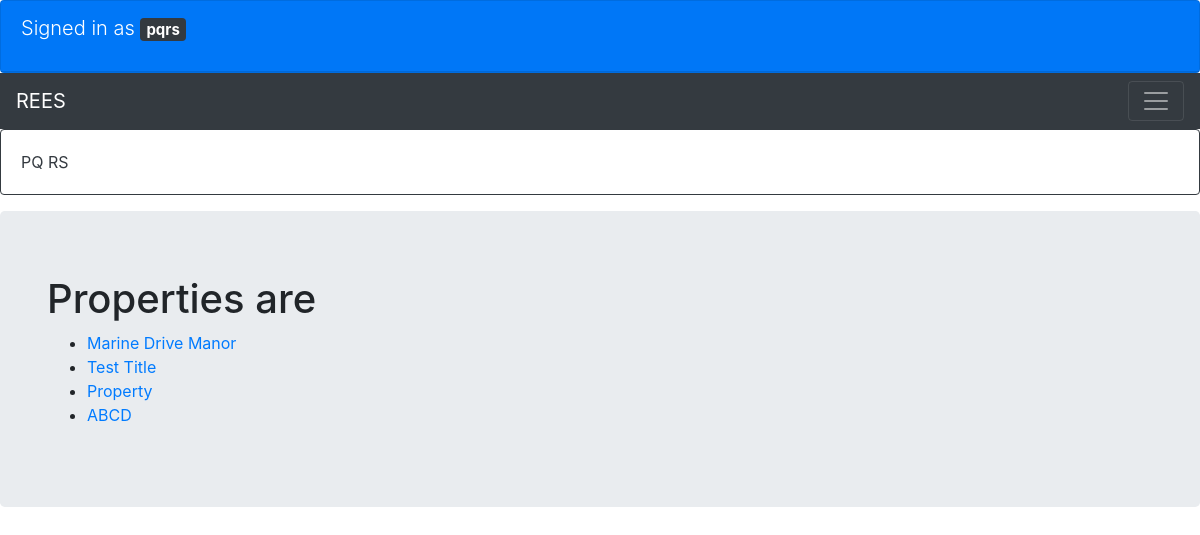
Page /buy/dashboard/ (signed in) on the earlier database version.
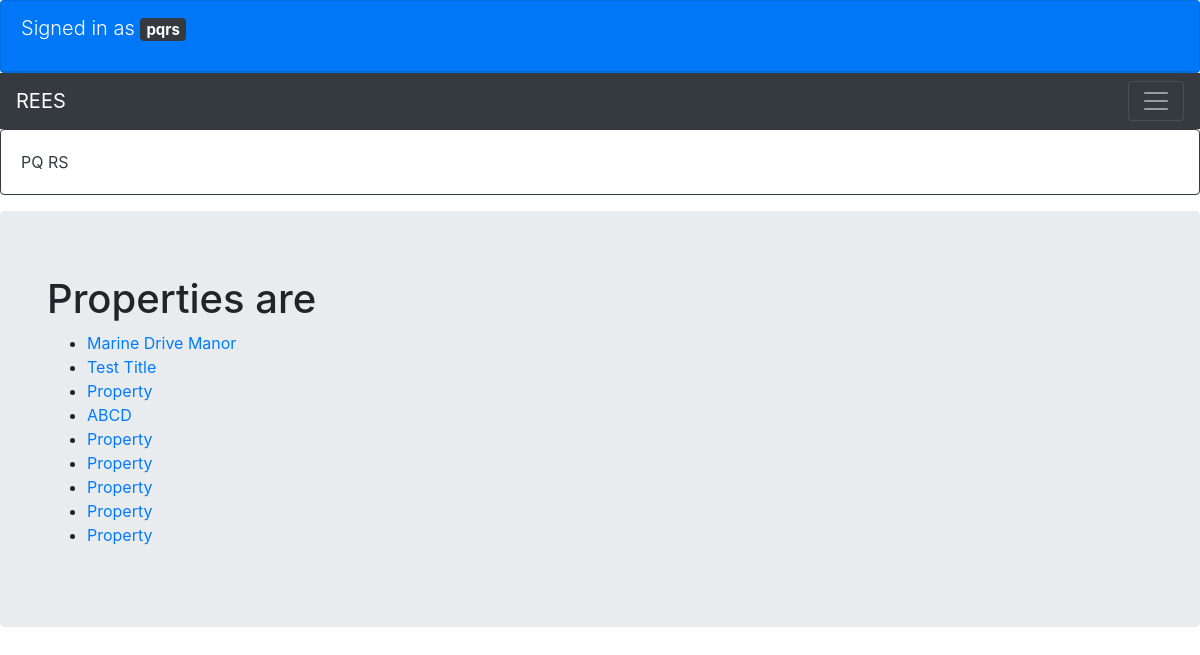
Same page on the later database version.
### ecommerce/models.py (models this page shows, shortened)
class CustomUser(AbstractUser):
    phone_regex = RegexValidator(regex=r'^\+?1?\d{10,15}$',
                                 message="Phone number must be entered in the format: '+999999999'. Up to 15 digits allowed.")
    contact = models.CharField(validators=[phone_regex], max_length=17, blank=True)
    type = models.CharField(max_length=100, choices=USER_TYPE_CHOICES)

class Properties(models.Model):
    property_title = models.CharField(max_length=10000)
    buy_rent = models.CharField(max_length=10000, choices=POST_CHOICES)
    locality = models.CharField(max_length=10000)
    property_type = models.CharField(max_length=10000, choices=PROPERTY_TYPE_CHOICES)
    price = models.IntegerField()
    BHK = models.CharField(null=True, max_length=10000,
                           choices=BHK_CHOICES)
    construction_status = models.CharField(max_length=100, choices=CONSTRUCTION_STATUS_CHOICES)
    area = models.IntegerField()
    address = models.CharField(max_length=10000)
    description = models.CharField(null=True, max_length=10000)
    user = models.ForeignKey(CustomUser, on_delete=models.CASCADE)
    post_date_time = models.DateTimeField(auto_now=True)
    def __str__(self):
        return self.property_title

### ecommerce/views.py (the view)
def dashboard(request):
    properties = Properties.objects.all()
    return render(request, 'ecommerce/dashboard.html', {'properties': properties})

### ecommerce/templates/ecommerce/dashboard.html (shortened to what this page needs)
{% load static %}
<html>
<head>
    <link rel="stylesheet" href="{% static 'css/stylesearch.css' %}">
    <link rel="stylesheet" href="https://maxcdn.bootstrapcdn.com/bootstrap/4.0.0/css/bootstrap.min.css"
>
</head>
<div class="card text-white bg-primary">
    <div class="card-header">
        {% if user.is_authenticated %}
        <p class="lead">Signed in as <span class="badge badge-dark">{{ user.username }}</span>
        </p>
    </div>
</div>
<nav class="navbar navbar-dark bg-dark">
    <a class="navbar-brand" href="#">REES</a>
    <button class="navbar-toggler" type="button" data-toggle="collapse" data-target="#navbarSupportedContent"
            aria-controls="navbarSupportedContent" aria-expanded="false" aria-label="Toggle navigation">
        <span class="navbar-toggler-icon"></span>
    </button>
    {% ifequal user.type 'seller' %}
</nav>
    {% endifequal %}
<div class="card border-dark mb-3">
  <div class="card-body text-dark">
    <p class="card-text">{{ user.first_name }} {{ user.last_name }}</p>
  </div>
</div>
{% ifequal user.type 'seller' %}
<div class="jumbotron">
  <div class="container">
    <h1 class="display-10">Properties are </h1>
        <ul>
            {% for property in properties %}
            {% ifequal property.user user %}
                <li><a href="{% url 'ecommerce:property_details' pk=property.id %}">{{ property }}</a></li>
            {% endifequal %}
            {% endfor %}
        </ul>
  </div>
</div>
{% endifequal %}
{% else %}
    <a class="btn btn-primary text-dark" href="{% url 'ecommerce:login_user' %}">Login</a>
{% endif %}
</html>

Differences in the rows shown:
added Properties: property_title "Property"
added Properties: property_title "Property"
added Properties: property_title "Property"
added Properties: property_title "Property"
added Properties: property_title "Property"
